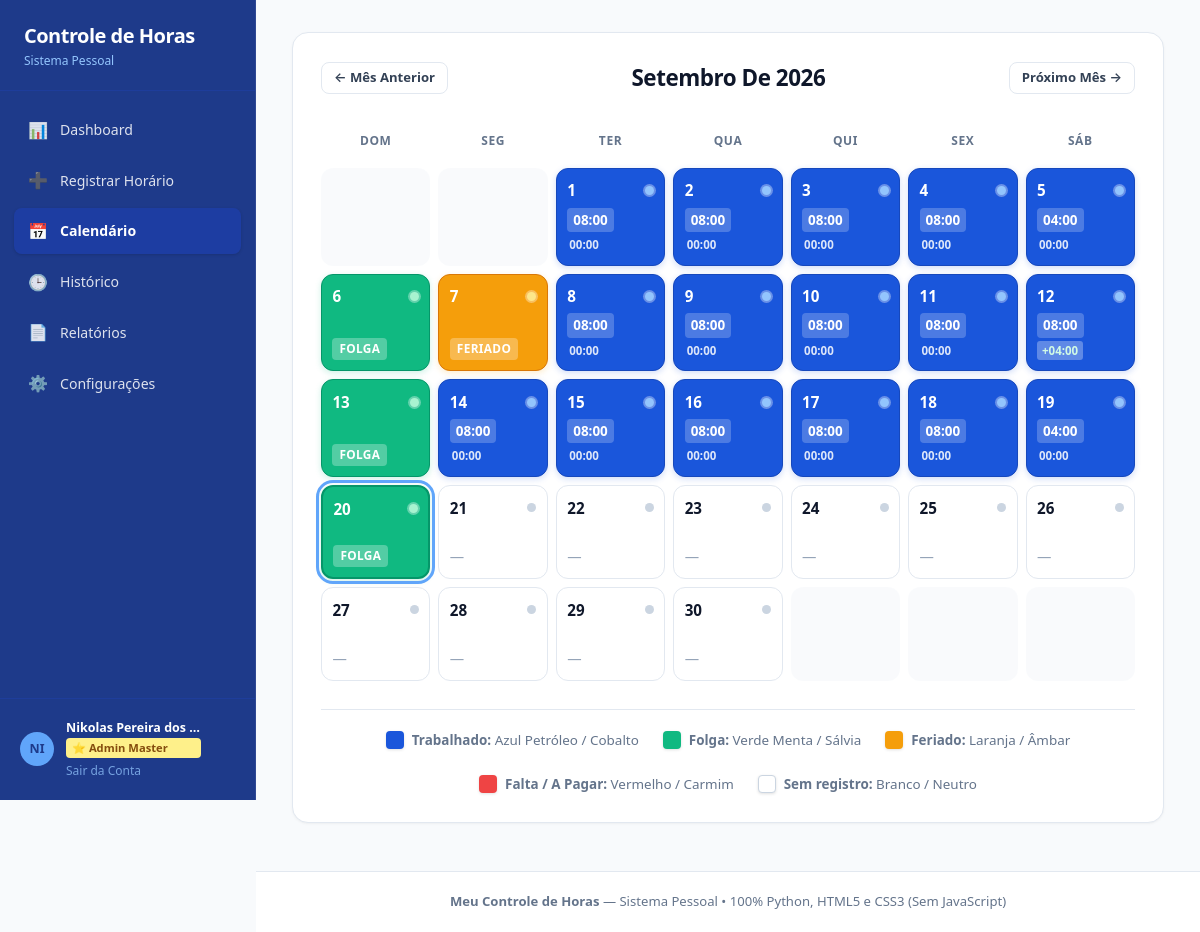
Screenshot of /calendario (signed in) with the database file from the repository.
### tables this page shows
CREATE TABLE work_periods (
        id INTEGER PRIMARY KEY AUTOINCREMENT,
        work_day_id INTEGER NOT NULL,
        period_order INTEGER NOT NULL DEFAULT 1,
        start_time TEXT NOT NULL,
        end_time TEXT NOT NULL,
        FOREIGN KEY (work_day_id) REFERENCES work_days(id) ON DELETE CASCADE
    );

CREATE TABLE work_days (
        id INTEGER PRIMARY KEY AUTOINCREMENT,
        user_id INTEGER NOT NULL,
        date TEXT NOT NULL,
        day_type TEXT DEFAULT 'trabalho',
        observation TEXT,
        created_at TIMESTAMP DEFAULT CURRENT_TIMESTAMP,
        updated_at TIMESTAMP DEFAULT CURRENT_TIMESTAMP, overtime_paid INTEGER DEFAULT 0,
        UNIQUE(user_id, date),
        FOREIGN KEY (user_id) REFERENCES users(id) ON DELETE CASCADE
    );

### app.py (the view)
@app.route('/calendario')
@login_required
def calendar_view():
    user_id = session['user_id']
    now = datetime.now()
    try:
        year = int(request.args.get('year', now.year))
        month = int(request.args.get('month', now.month))
        if month < 1 or month > 12:
            month = now.month
    except (ValueError, TypeError):
        year = now.year
        month = now.month
    prev_month = 12 if month == 1 else month - 1
    prev_year = year - 1 if month == 1 else year
    next_month = 1 if month == 12 else month + 1
    next_year = year + 1 if month == 12 else year
    start_date = f"{year}-{month:02d}-01"
    _, last_day = calendar.monthrange(year, month)
    end_date = f"{year}-{month:02d}-{last_day:02d}"
    days_data, _ = get_days_data_in_range(user_id, start_date, end_date)
    days_lookup = {d['date']: d for d in days_data}
    month_summary = generate_report_summary(user_id, start_date, end_date)
    cumulative_bank_mins, cumulative_bank_str = get_cumulative_bank_balance(user_id)
    cal = calendar.Calendar(firstweekday=6) # 6 = Domingo
    raw_month = cal.monthdayscalendar(year, month)
    today_str = now.strftime('%Y-%m-%d')
    month_weeks = []
    for week in raw_month:
        week_days = []
        for day_num in week:
            if day_num == 0:
                week_days.append({'day_number': 0})
            else:
                date_str = f"{year}-{month:02d}-{day_num:02d}"
                d_info = days_lookup.get(date_str)
                is_today = (date_str == today_str)
                if d_info:
                    day_type = d_info.get('day_type', 'trabalho')
                    status = d_info['status']
                    has_record = True
                    total_worked_str = d_info['total_worked_str']
                    balance_str = d_info['balance_str']
                else:
                    day_type = 'vazio'
                    status = 'vazio'
                    has_record = False
                    total_worked_str = '-'
                    balance_str = '00:00'
                week_days.append({
                    'day_number': day_num,
                    'date_str': date_str,
                    'is_today': is_today,
                    'day_type': day_type,
                    'status': status,
                    'has_record': has_record,
                    'total_worked_str': total_worked_str,
                    'balance_str': balance_str
                })
        month_weeks.append(week_days)
    bank_breakdown = get_bank_debit_breakdown(user_id)
    return render_template(
        'calendar.html',
        active_page='calendar',
        year=year,
        month=month,
        month_name=MONTH_NAMES_PT[month],
        prev_year=prev_year,
        prev_month=prev_month,
        next_year=next_year,
        next_month=next_month,
        month_weeks=month_weeks,
        month_summary=month_summary,
        cumulative_bank_mins=cumulative_bank_mins,
        cumulative_bank_str=cumulative_bank_str,
        bank_breakdown=bank_breakdown
    )

### app.py (called while the page is built, shortened)
def generate_auth_token(user_id, email):
    return auth_serializer.dumps({'uid': user_id, 'email': email})

def ensure_user_synced_from_firebase(user_id, min_interval=5, force=False):
    global _user_last_firebase_pull
    now = time.time()
    last = _user_last_firebase_pull.get(user_id, 0)

def login_required(f):
    @wraps(f)
    def decorated_function(*args, **kwargs):
        if not session.get('user_id'):
            if not restore_session_from_token():
                return redirect(url_for('login'))
        uid = session.get('user_id')
        if uid and request.method == 'GET':
            ensure_user_synced_from_firebase(uid, min_interval=5)
        return f(*args, **kwargs)
    return decorated_function

@app.before_request
def before_req():
    if not session.get('user_id'):
        restore_session_from_token()
    else:
        if session.get('user_name') in ('Taijou BR', 'Administrador', None, ''):
            uid = session.get('user_id')
            try:
                conn = get_db()
                cursor = conn.cursor()
                cursor.execute("SELECT name FROM users WHERE id = ?", (uid,))
                row = cursor.fetchone()
                conn.close()
                if row and row['name'] and row['name'] not in ('Taijou BR', 'Administrador'):
                    session['user_name'] = row['name']
            except Exception:
                pass

@app.context_processor
def inject_auth_info():
    token = ''
    if session.get('user_id') and session.get('user_email'):
        try:
            token = generate_auth_token(session['user_id'], session['user_email'])
        except Exception:
            token = ''
    return {'auth_token': token}

@app.after_request
def after_req(response):
    cookies = response.headers.getlist('Set-Cookie')
    return response

    def __call__(self, environ, start_response):
        def custom_start_response(status, headers, exc_info=None):
            new_headers = []
            for name, val in headers:
                new_headers.append((name, val))
            return start_response(status, new_headers, exc_info)
        return self.wsgi_app(environ, custom_start_response)

### database/db.py (called while the page is built, shortened)
def get_db_path():
    return DEFAULT_DB_PATH

def get_db():
    global _initialized, DB_PATH
    DB_PATH = get_db_path()
    os.makedirs(os.path.dirname(DB_PATH), exist_ok=True)
    conn = sqlite3.connect(DB_PATH, timeout=15)
    conn.row_factory = sqlite3.Row
    conn.execute("PRAGMA foreign_keys = ON;")
    return conn

### templates/calendar.html (shortened to what this page needs)
{% extends "base.html" %}
{% block content %}
<div class="calendar-wrapper">
  <div class="calendar-nav">
    <a href="{{ url_for('calendar_view', year=prev_year, month=prev_month) }}" class="btn btn-secondary btn-sm" id="btn-prev-month">
      ← Mês Anterior
    </a>
    <h2 class="calendar-month-title">{{ month_name }} de {{ year }}</h2>
    <a href="{{ url_for('calendar_view', year=next_year, month=next_month) }}" class="btn btn-secondary btn-sm" id="btn-next-month">
      Próximo Mês →
    </a>
  </div>
  <div class="calendar-grid">
    <div class="calendar-day-header">Dom</div>
    <div class="calendar-day-header">Seg</div>
    <div class="calendar-day-header">Ter</div>
    <div class="calendar-day-header">Qua</div>
    <div class="calendar-day-header">Qui</div>
    <div class="calendar-day-header">Sex</div>
    <div class="calendar-day-header">Sáb</div>
    {% for week in month_weeks %}
      {% for day in week %}
        {% if day.day_number == 0 %}
          <div class="calendar-cell empty-day"></div>
        {% else %}
          <a href="{{ url_for('day_detail_view', date_str=day.date_str) }}"
             class="calendar-cell {% if day.is_today %}today{% endif %} {% if day.has_record %}card-filled card-{{ day.day_type }}{% endif %}"
             title="Clique para ver detalhes do dia {{ day.day_number }}/{{ month }}/{{ year }} ({{ day.day_type|capitalize if day.has_record else 'Sem registro' }})">
            <div class="calendar-cell-top">
              <span class="day-number">{{ day.day_number }}</span>
              <span class="day-dot dot-{{ day.day_type if day.has_record else 'vazio' }}"></span>
            </div>
            <div class="calendar-cell-bottom">
              {% if day.day_type == 'folga' %}
                <span class="day-badge-type">Folga</span>
              {% elif day.day_type == 'feriado' %}
                <span class="day-badge-type">Feriado</span>
              {% elif day.day_type == 'falta' %}
                <span class="day-badge-type">A Pagar</span>
                <span class="day-balance-badge balance-negative">{{ day.balance_str }}</span>
              {% elif day.day_type in ['atestado', 'compensacao'] %}
                <span class="day-badge-type">{{ day.day_type|capitalize }}</span>
              {% elif day.has_record %}
                <span class="day-hours-badge">{{ day.total_worked_str }}</span>
                {% if day.is_in_progress %}
                  <span class="day-balance-badge" style="background: #fffbeb; color: #b45309; border: 1px solid #fde68a; font-weight: 700; font-size: 0.72rem;" title="Ponto em aberto no momento">
                    ⏳ Aberto
                  </span>
                {% else %}
                  <span class="day-balance-badge {% if '+' in day.balance_str %}balance-positive{% elif '-' in day.balance_str %}balance-negative{% else %}balance-neutral{% endif %}" >
                    {% if day.overtime_paid and day.overtime_minutes > 0 %}💵 {{ day.overtime_str }}{% else %}{{ day.balance_str }}{% endif %}
                  </span>
                {% endif %}
              {% else %}
                <span class="day-hours-badge day-hours-empty">—</span>
              {% endif %}
            </div>
          </a>
        {% endif %}
      {% endfor %}
    {% endfor %}
  </div>
  <div class="calendar-legend">
    <div class="legend-item">
      <span class="legend-color-box legend-trabalhado"></span>
      <span><strong>Trabalhado:</strong> Azul Petróleo / Cobalto</span>
    </div>
    <div class="legend-item">
      <span class="legend-color-box legend-folga"></span>
      <span><strong>Folga:</strong> Verde Menta / Sálvia</span>
    </div>
    <div class="legend-item">
      <span class="legend-color-box legend-feriado"></span>
      <span><strong>Feriado:</strong> Laranja / Âmbar</span>
    </div>
    <div class="legend-item">
      <span class="legend-color-box legend-falta"></span>
      <span><strong>Falta / A Pagar:</strong> Vermelho / Carmim</span>
    </div>
    <div class="legend-item">
      <span class="legend-color-box legend-vazio"></span>
      <span><strong>Sem registro:</strong> Branco / Neutro</span>
    </div>
  </div>
</div>
{% endblock %}

### rows the page displays
work_periods: day_number "1", total_worked_str "08:00", balance_str "00:00"
work_periods: day_number "2", total_worked_str "08:00", balance_str "00:00"
work_periods: day_number "3", total_worked_str "08:00", balance_str "00:00"
work_periods: day_number "4", total_worked_str "08:00", balance_str "00:00"
work_periods: day_number "5", total_worked_str "04:00", balance_str "00:00"
work_days: day_number "6", day_type "FOLGA"
work_days: day_number "7", day_type "FERIADO"
work_periods: day_number "8", total_worked_str "08:00", balance_str "00:00"
work_periods: day_number "9", total_worked_str "08:00", balance_str "00:00"
work_periods: day_number "10", total_worked_str "08:00", balance_str "00:00"
work_periods: day_number "11", total_worked_str "08:00", balance_str "00:00"
work_periods: day_number "12", total_worked_str "08:00", balance_str "+04:00"
work_days: day_number "13", day_type "FOLGA"
work_periods: day_number "14", total_worked_str "08:00", balance_str "00:00"
work_periods: day_number "15", total_worked_str "08:00", balance_str "00:00"
work_periods: day_number "16", total_worked_str "08:00", balance_str "00:00"
work_periods: day_number "17", total_worked_str "08:00", balance_str "00:00"
work_periods: day_number "18", total_worked_str "08:00", balance_str "00:00"
work_periods: day_number "19", total_worked_str "04:00", balance_str "00:00"
work_days: day_number "20", day_type "FOLGA"

### other values shown
{{ month_name }} "Setembro"
{{ year }} "2026"
{{ day.day_number }} "21" "22" "23" "24" "25" "26" "27" "28" "29" "30"
